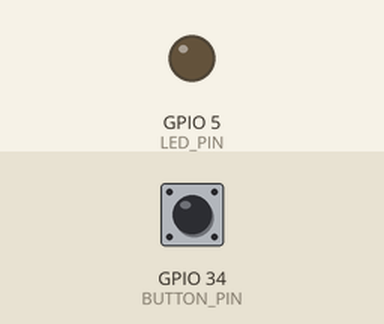
The program below on a simulated ESP32. Shown: output pins drawn as LEDs (lit = HIGH). Dashed ring = blinking. The test bench sets the inputs (shaded band); at power-on: GPIO 34 (BUTTON_PIN) HIGH.

Above: at 1.2 s.
1.3 s: GPIO 34 (BUTTON_PIN) pulled LOW for 0.15 s
At 2.2 s:
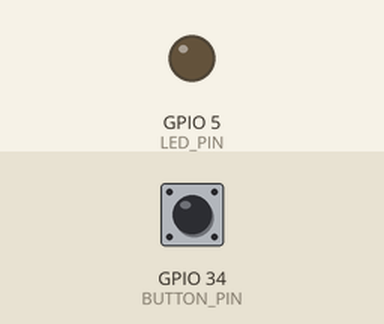
2.9 s: GPIO 34 (BUTTON_PIN) pulled LOW for 1 s
At 3.25 s:
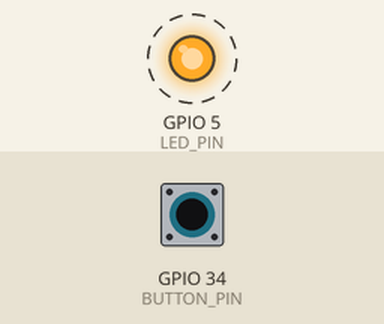
6.9 s: GPIO 34 (BUTTON_PIN) pulled LOW for 3.2 s
At 7.9 s:
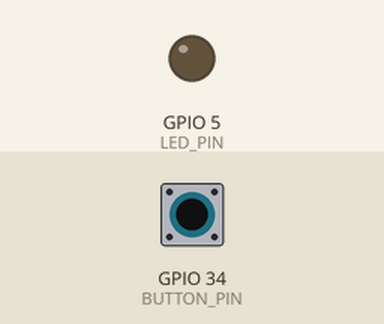
Timing chart, 0 to 9.9 s (numbered marks = the images above; inputs shaded):
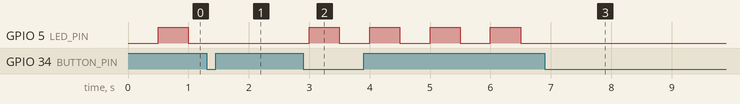

Measured:
- after the input at 1.3 s, GPIO 5 (LED_PIN): stays LOW (without the input it goes to HIGH after 0.20 s)
- after the input at 2.9 s, GPIO 5 (LED_PIN): alternates HIGH for 0.50 s and LOW for 0.50 s, starting after 0.10 s
- after the input at 6.9 s, GPIO 5 (LED_PIN): stops changing and stays LOW

The program:

main.cpp
```cpp
#include <Arduino.h>

#define LED_PIN     5      // On-board LED
#define BUTTON_PIN  34     // Button to GND
#define DEBOUNCE_MS 50

hw_timer_t *My_timer = NULL;
volatile bool ledEnabled = true;
volatile uint32_t lastButtonMs = 0;

// Timer ISR: blink LED only if enabled
void IRAM_ATTR onTimer() {
  if (ledEnabled) {
    digitalWrite(LED_PIN, !digitalRead(LED_PIN));
  }
}

// Button ISR: toggle enable flag (with debounce)
void IRAM_ATTR onButton() {
  uint32_t now = millis();
  if (now - lastButtonMs > DEBOUNCE_MS) {
    lastButtonMs = now;
    ledEnabled = !ledEnabled;   // toggle flag
    if (!ledEnabled) {
      digitalWrite(LED_PIN, LOW); // reset LED when disabled
    }
  }
}

void setup() {
  pinMode(LED_PIN, OUTPUT);
  pinMode(BUTTON_PIN, INPUT_PULLUP);

  // Button interrupt (FALLING edge = pressed)
  attachInterrupt(digitalPinToInterrupt(BUTTON_PIN), onButton, FALLING);

  // Create timer: timer 0, prescaler 80 → 1 tick = 1 µs
  My_timer = timerBegin(0, 80, true);

  // Attach interrupt
  timerAttachInterrupt(My_timer, &onTimer, true);

  // 0.5 second = 500,000 microseconds
  timerAlarmWrite(My_timer, 500000, true);
  timerAlarmEnable(My_timer);
}

void loop() {
  // nothing needed — interrupts handle everything
}
```
